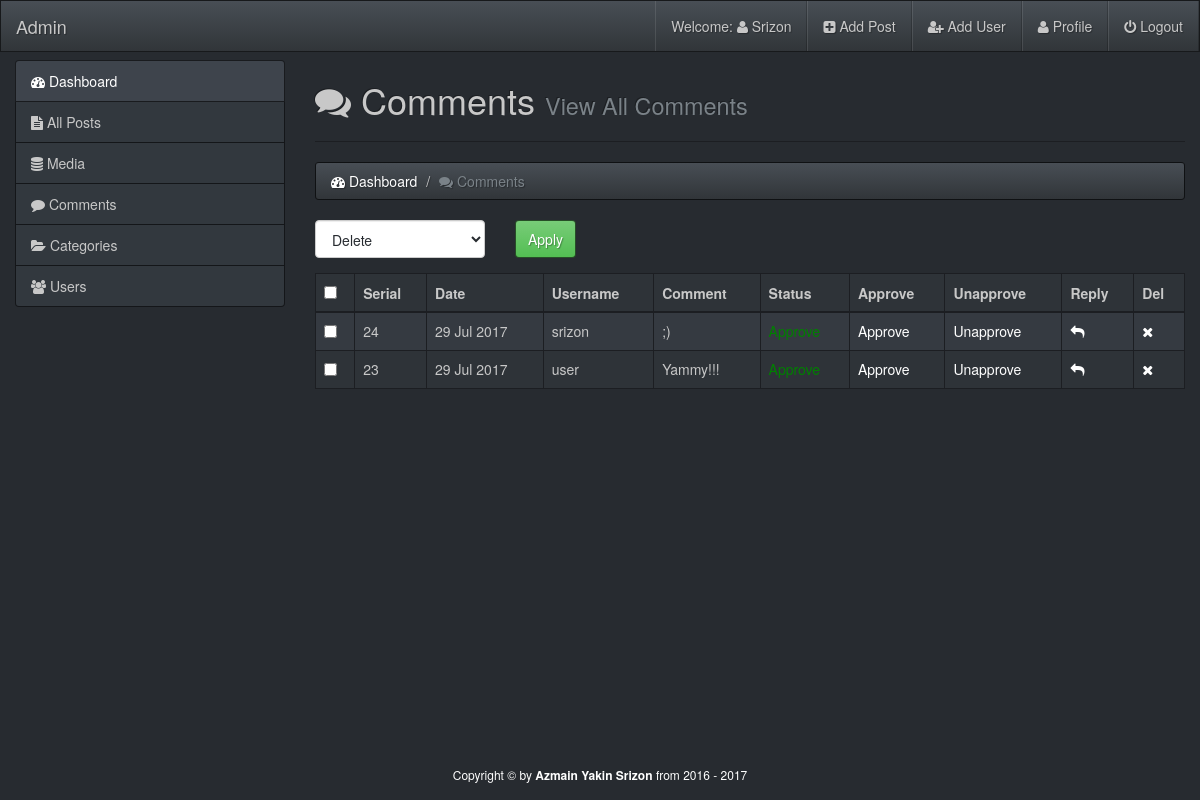
Screenshot of /admin/comments.php (signed in) with the database file from the repository.
### tables this page shows
CREATE TABLE IF NOT EXISTS `comments` (
  `id` int(11) NOT NULL AUTO_INCREMENT,
  `date` int(11) NOT NULL,
  `name` varchar(255) NOT NULL,
  `username` varchar(255) NOT NULL,
  `post_id` int(11) NOT NULL,
  `email` varchar(255) NOT NULL,
  `website` varchar(255) NOT NULL,
  `image` varchar(255) NOT NULL,
  `comment` text NOT NULL,
  `status` varchar(255) NOT NULL,
  PRIMARY KEY (`id`)
);

### admin/comments.php (the view, shortened to what this page needs)
<?php require_once('inc/top.php');?>
  </head>
  <body>
    <div id="wrapper">
        <?php require_once('inc/header.php');?>
        <div class="container-fluid body-section">
            <div class="row">
                <div class="col-md-3">
                    <?php require_once('inc/sidebar.php');?>
                </div>
                <div class="col-md-9">
                    <h1><i class="fa fa-comments"></i> Comments <small>View All Comments</small></h1><hr>
                    <ol class="breadcrumb">
                        <li><a href="index.php"><i class="fa fa-tachometer"></i> Dashboard</a></li>
                      <li class="active"><i class="fa fa-comments"></i> Comments</li>
                    </ol>
                    <?php
                    $query = "SELECT * FROM comments ORDER BY id DESC";
                    $run = mysqli_query($con, $query);
                    if(mysqli_num_rows($run) > 0){
                    ?>
                    <form action="" method="post">
                    <div class="row">
                        <div class="col-sm-8">
                                <div class="row">
                                    <div class="col-xs-4">
                                        <div class="form-group">
                                            <select name="bulk-options" id="" class="form-control">
                                                <option value="delete">Delete</option>
                                            </select>
                                        </div>
                                    </div>
                                    <div class="col-xs-8">
                                        <input type="submit" class="btn btn-success" value="Apply">
                                    </div>
                                </div>
                        </div>
                    </div>
                    <table class="table table-bordered table-striped table-hover">
                        <thead>
                            <tr>
                               <th><input type="checkbox" id="selectallboxes"></th>
                                <th>Serial</th>
                                <th>Date</th>
                                <th>Username</th>
                                <th>Comment</th>
                                <th>Status</th>
                                <th>Approve</th>
                                <th>Unapprove</th>
                                <th>Reply</th>
                                <th>Del</th>
                            </tr>
                        </thead>
                        <tbody>
                           <?php
                            while($row = mysqli_fetch_array($run)){
                                $id = $row['id'];
                                $username = $row['username'];
                                $status = $row['status'];
                                $comment = $row['comment'];
                                $post_id = $row['post_id'];
                                $date = getdate($row['date']);
                                $day = $date['mday'];
                                $month = substr($date['month'],0,3);
                                $year = $date['year'];
                            ?>
                            <tr>
                               <td><input type="checkbox" class="checkboxes" name="checkboxes[]" value="<?php echo $id;?>"></td>
                                <td><?php echo $id;?></td>
                                <td><?php echo "$day $month $year";?></td>
                                <td><?php echo $username;?></td>
                                <td><?php echo $comment;?></td>
                                <td><span style="color:<?php if($status == 'approve'){echo 'green';}else if($status == 'pending'){echo 'red';}?>;"><?php echo ucfirst($status);?></span></td>
                                <td><a href="comments.php?approve=<?php echo $id;?>">Approve</a></td>
                                <td><a href="comments.php?unapprove=<?php echo $id;?>">Unapprove</a></td>
                                <td><a href="comments.php?reply=<?php echo $post_id;?>"><i class="fa fa-reply"></i></a></td>
                                <td><a href="comments.php?del=<?php echo $id;?>"><i class="fa fa-times"></i></a></td>
                            </tr>
                            <?php }?>
                        </tbody>
                    </table>
                    <?php
                    }
                    else{
                        echo "<center><h2>No Comments Availabe Now</h2></center>";
                    }
                    ?>
                    </form>
                </div>
            </div>
        </div>
<?php require_once('inc/footer.php');?>

### admin/css/style.css (style rules this page uses)
html,body { height: 100%; }
body { padding-top: 60px; }
#wrapper { min-height: 100%; position: relative; }
.body-section { padding-bottom: 70px; }

### rows the page displays
comments: id "24", date "29", date "Jul", date "2017", username "srizon", comment ";)"
comments: id "23", date "29", date "Jul", date "2017", username "user", comment "Yammy!!!", status "Approve"

### other values shown
$session_username2 "Srizon"
